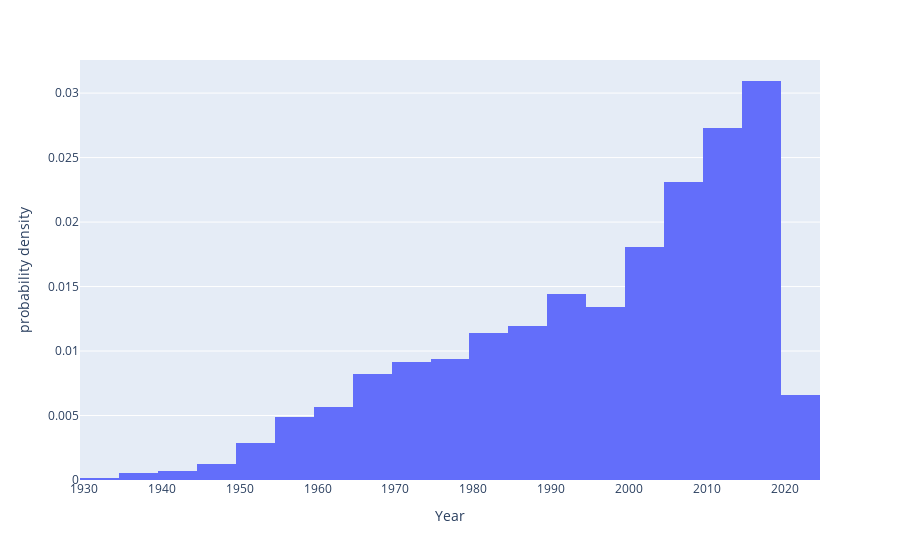

The notebook cell saved with this chart:
### Code cell
year = px.histogram(data, x = 'Year', histnorm='probability density', nbins = 30)
year.show()

### Figure 1 — Plotly figure (JSON) as saved in the notebook; plotly's stock layout.template omitted (floating-point values rounded to 4 significant figures; data arrays with more than 128 entries replaced by an {"elided": "..."} marker saying what was removed)
{"data": [{"alignmentgroup": "True", "bingroup": "x", "histnorm": "probability density", "hovertemplate": "Year=%{x}<br>probability density=%{y}<extra></extra>", "legendgroup": "", "marker": {"color": "#636efa", "pattern": {"shape": ""}}, "name": "", "nbinsx": 30, "offsetgroup": "", "orientation": "v", "showlegend": false, "type": "histogram", "x": {"elided": "11979 int values"}, "xaxis": "x", "yaxis": "y"}], "layout": {"autosize": true, "barmode": "relative", "legend": {"tracegroupgap": 0}, "margin": {"t": 60}, "xaxis": {"anchor": "y", "autorange": true, "domain": [0, 1], "range": [1930.0, 2024.0], "title": {"text": "Year"}, "type": "linear"}, "yaxis": {"anchor": "x", "autorange": true, "domain": [0, 1], "range": [0, 0.03257], "title": {"text": "probability density"}}}}
